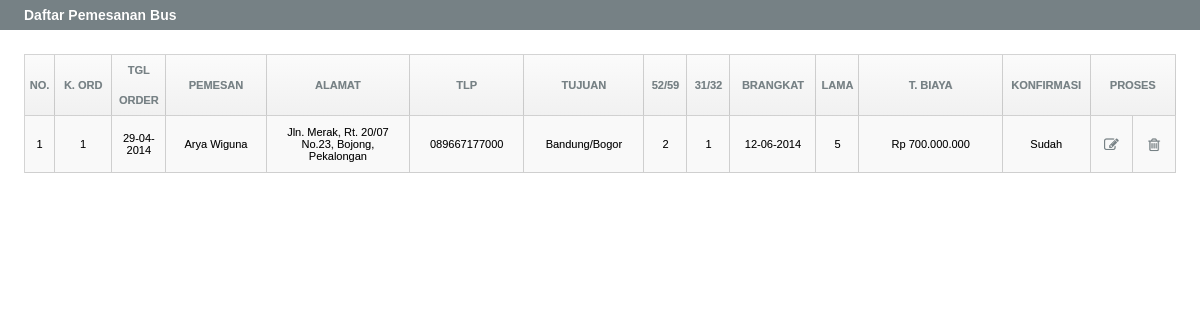
Page /admin/pemesanan.php on the committed database.
### tables this page shows
CREATE TABLE IF NOT EXISTS `order` (
  `id` int(10) NOT NULL AUTO_INCREMENT,
  `kode_order` int(10) NOT NULL,
  `tgl_order` timestamp NOT NULL DEFAULT CURRENT_TIMESTAMP,
  `pemesan` varchar(30) NOT NULL,
  `alamat` text NOT NULL,
  `tlp` varchar(12) NOT NULL,
  `tujuan` varchar(30) NOT NULL,
  `jml_bus_a` int(2) NOT NULL DEFAULT '0',
  `jml_bus_b` int(2) NOT NULL DEFAULT '0',
  `tgl_berangkat` date NOT NULL,
  `lama_pjln` int(2) NOT NULL DEFAULT '0',
  `total_biaya` int(12) DEFAULT '0',
  `konfirmasi` enum('Sudah','Belum') NOT NULL DEFAULT 'Belum',
  PRIMARY KEY (`id`),
  UNIQUE KEY `kode_pemesanan` (`kode_order`)
);

### admin/pemesanan.php (the view, shortened to what this page needs)
<?php require_once('../Connections/database.php'); ?>
<?php
$noUrut = 1;
$query_sql = "SELECT * FROM `order`";
$sql = mysql_query($query_sql, $database) or die(mysql_error());
$row_sql = mysql_fetch_assoc($sql);
?>
<!DOCTYPE html PUBLIC "-//W3C//DTD XHTML 1.0 Transitional//EN" "http://www.w3.org/TR/xhtml1/DTD/xhtml1-transitional.dtd">
<html xmlns="http://www.w3.org/1999/xhtml">
<head>
<link href="../css/style.css" rel="stylesheet" type="text/css" />
<link href="../css/frame_admin.css" rel="stylesheet" type="text/css" />
<link href="../css/tabel_admin.css" rel="stylesheet" type="text/css" />
<link rel="stylesheet" href="../css/assets/css/font-awesome.min.css">
</head>
<body>
<div class="induk">
	<div id="judul">
		Daftar Pemesanan Bus
	</div>
    <div id="konten" style="font-size:11px; line-height: 12px;">
      <table id="table" cellspacing="0">
        <tr>
          <td width="1%" id="td_judul">No.</td>
          <td width="4%" id="td_judul">K. Ord</td>
          <td width="3%" id="td_judul">TgL Order</td>
          <td width="7%" id="td_judul">Pemesan</td>
          <td width="10%" id="td_judul">Alamat</td>
          <td width="7%" id="td_judul">TLP</td>
          <td width="8%" id="td_judul">Tujuan</td>
          <td width="3%" id="td_judul">52/59</td>
          <td width="3%" id="td_judul">31/32</td>
          <td width="6%" id="td_judul">brangkat</td>
          <td width="3%" id="td_judul">lama</td>
          <td width="10%" id="td_judul">T. Biaya</td>
          <td width="6%" id="td_judul">Konfirmasi</td>
          <td colspan="2" id="td_judul">Proses</td>
        </tr>
        <?php do { ?>
          <tr id="show">
            <td align="center"id="td_isi"><?php echo $noUrut++; ?></td>
            <td align="center" id="td_isi"><?php echo $row_sql['kode_order']; ?></td>
            <td align="center" id="td_isi"><?php
              $tanggalbaru = date('d-m-Y', strtotime($row_sql['tgl_order'] ));
            echo $tanggalbaru;
              ?></td>
            <td align="center" id="td_isi"><?php echo $row_sql['pemesan']; ?></td>
            <td align="center" id="td_isi"><?php echo $row_sql['alamat']; ?></td>
            <td align="center" id="td_isi"><?php echo $row_sql['tlp']; ?></td>
            <td align="center" id="td_isi"><?php echo $row_sql['tujuan']; ?></td>
            <td align="center" id="td_isi"><?php echo $row_sql['jml_bus_a']; ?></td>
            <td align="center" id="td_isi"><?php echo $row_sql['jml_bus_b']; ?></td>
            <td align="center" id="td_isi"><?php
              $tanggalbaru2 = date('d-m-Y', strtotime($row_sql['tgl_berangkat'] ));
            echo $tanggalbaru2;
              ?></td>
            <td align="center" id="td_isi"><?php echo $row_sql['lama_pjln']; ?></td>
            <td align="center" id="td_isi"><?php $biaya=number_format($row_sql['total_biaya'],0,",",".");  echo 'Rp '. $biaya ?></td>
            <td align="center" id="td_isi"><?php echo $row_sql['konfirmasi']; ?></td>
            <td width="1%" align="center" id="td_isi"><a href="edit_order.php?id=<?php echo $row_sql['id']; ?>" id="a_aksi"><span class="fa fa-edit fa-lg fa-fw"></span> </a></td>
            <td width="1%" align="center" id="td_isi"><a  onclick="return confirm('Anda Yakin Akan Menghapus')" href="hapus_order.php?kode_order=<?php echo $row_sql['kode_order']; ?>" id="a_aksi"><span class="fa fa-trash-o fa-lg fa-fw"></span></a></td>
          </tr>
          <?php } while ($row_sql = mysql_fetch_assoc($sql)); ?>
      </table>
  </div>
</div>
</body>
</html>

### css/style.css (style rules this page uses)
* { font-family: Arial, Helvetica, sans-serif; text-shadow: .3px .3px .5px rgba(0,0,0,.2); text-decoration: none; border: 0 none; padding: 0; margin: 0; }

### css/frame_admin.css (style rules this page uses)
.induk { font-size: 12px; width: 100%; overflow: hidden; }
#judul { font-size: 14px; font-weight: bold; background: #768185; color: #FFF; width: 98%; height: 30px; line-height: 30px; padding-left: 2%; }
#konten { margin: 2% 2% 50px 2%; width: 96%; }

### css/tabel_admin.css (style rules this page uses)
#table { width: 100%; border-top:1px solid rgba(0,0,0,0.17); border-left:1px solid rgba(0,0,0,0.17); }
#td_judul { background: -moz-linear-gradient(top, #FBFBFB, #f1f1f1); background: -ms-linear-gradient(top, #FBFBFB, #f1f1f1); background: -o-linear-gradient(top, #FBFBFB, #f1f1f1); background: -webkit-linear-gradient(top, #FBFBFB, #f1f1f1); background: linear-gradient(top, #FBFBFB, #f1f1f1); font-weight: bold; color: #768185; text-align: center; text-transform: uppercase; height: 30px; line-height: 30px; border-right:1px solid rgba(0,0,0,0.17); border-bottom:1px solid rgba(0,0,0,0.17); }
#td_isi { padding: 10px; border-right:1px solid rgba(0,0,0,0.17); border-bottom:1px solid rgba(0,0,0,0.17); }
#table tr#show:nth-child(2n+0) { background: #F9F9F9; transition: all .2s ease-out; }
#a_aksi { color: #768185; transition: all .3s ease-out; }

### rows in the picture
order: kode_order "1", tgl_order "29-04-2014", pemesan "Arya Wiguna", alamat "Jln. Merak, Rt. 20/07 No.23, Bojong, Pekalongan", tlp "089667177000", tujuan "Bandung/Bogor", jml_bus_a "2", jml_bus_b "1", tgl_berangkat "12-06-2014", lama_pjln "5", total_biaya "700.000.000", konfirmasi "Sudah"
